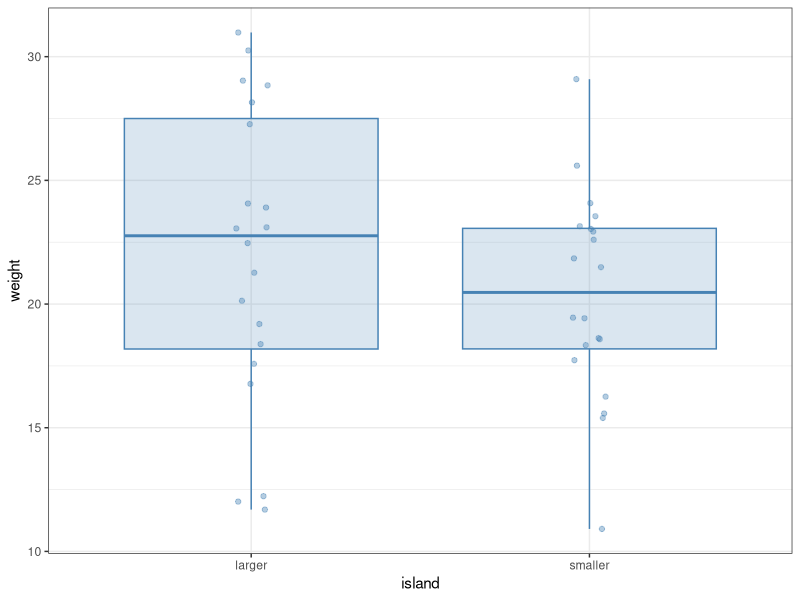
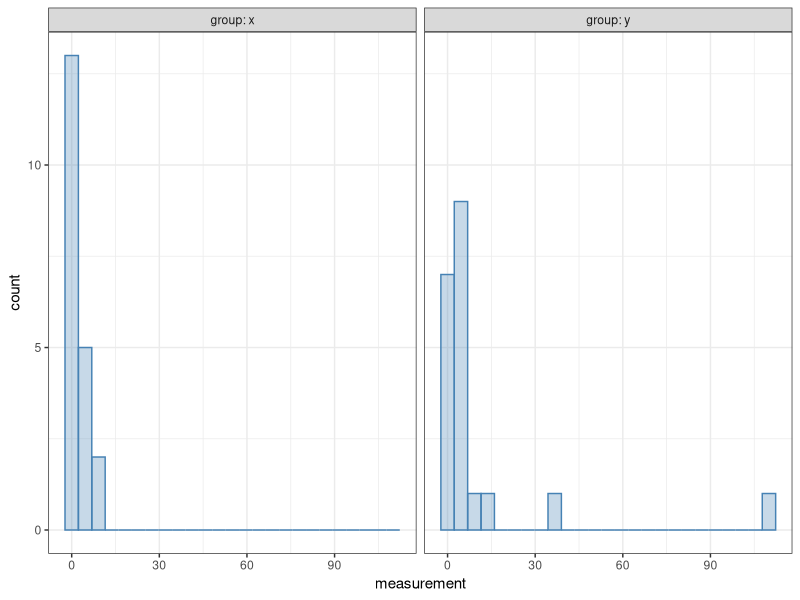

Generate these figures, in order, with R: (Note: this script raises an error after producing the figures.)
## ---- chunk 1
#| message: false
library(tidyverse)

bird <- read_csv("fictive_bird_example.csv")
print(bird, n = Inf)
## ---- chunk 2
bird |>
  ggplot(aes(x = island, y = weight)) +
  geom_boxplot(color = "steelblue", fill = "steelblue",
               alpha = 0.2, outlier.shape = NA) +
  geom_jitter(alpha = 0.4, width = 0.05, color = "steelblue") +
  theme_bw()
## ---- chunk 3
bird |>
  group_by(island) |>
  summarize(mean = mean(weight), median = median(weight)) |>
  ungroup()
## ---- chunk 4

t.test(weight ~ island, data = bird, alternative = "greater")

## ---- chunk 5

bird <- bird |> 
  mutate(island = factor(island, levels = c("larger", "smaller")))

## ---- chunk 6
t.test(weight ~ island, data = bird, alternative = "greater", var.equal = TRUE)
## ---- chunk 7
wilcox.test(weight ~ island, data = bird, alternative = "greater")
## ---- chunk 8
wilcox.test(weight ~ island, data = bird, 
            conf.int = TRUE, alternative = "greater")
## ---- chunk 9
wilcox.test(weight ~ island, data = bird, 
            conf.int = TRUE, conf.level = 0.99, alternative = "greater")
## ---- chunk 10
#| message: false
example <- read_csv("t_wilcox_example.csv")

example |>
  ggplot(aes(x = measurement)) +
  geom_histogram(bins = 25, alpha = 0.3,
                 color = "steelblue", fill = "steelblue") +
  facet_wrap(~ group, labeller = label_both) +
  theme_bw()
## ---- chunk 11
t.test(measurement ~ group, data = example)
## ---- chunk 12
wilcox.test(measurement ~ group, data = example, conf.int = TRUE)
## ---- chunk 13
#| error: true
bird |>
  wilcox.test(weight ~ island, conf.int = TRUE)
## ---- chunk 14
bird |>
  wilcox.test(weight ~ island, data = _, conf.int = TRUE)
